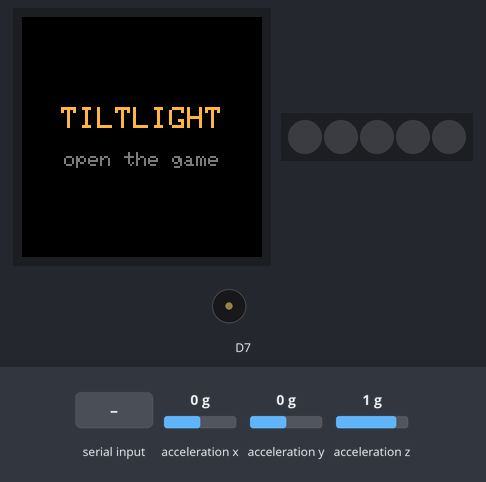
Bench run of a sketch on a simulated Arduino MKR. Shown: 240×240 colour display, 5 RGB LEDs in strip order, left to right, buzzer (waves = sounding). The inputs (shaded band) are chosen by the test bench; at power-on: acceleration x 0 g, acceleration y 0 g, acceleration z 1 g. Dim RGB values are drawn brighter than linear; what the sketch prints to the serial monitor is not drawn.

Above: at 1.4 s.
1.5 s: "G\n" received over Serial
At 3.0 s:
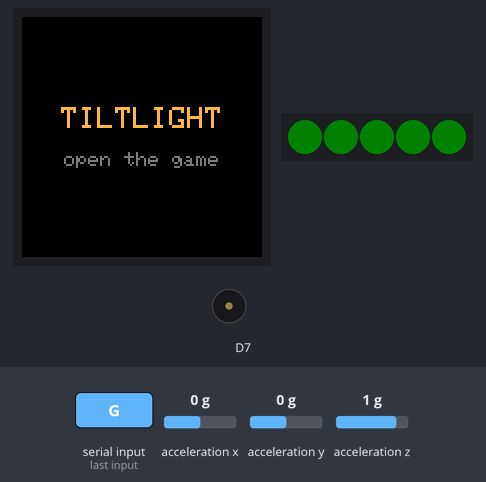
3.9 s: "R\n" received over Serial
At 5.1 s:
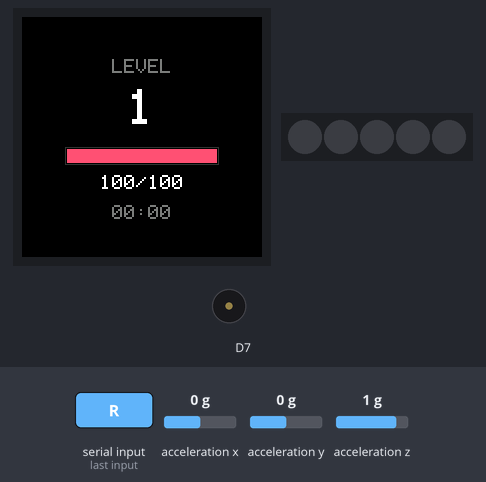
5.6 s: "U,90,45,200,10\n" received over Serial
At 7.1 s:
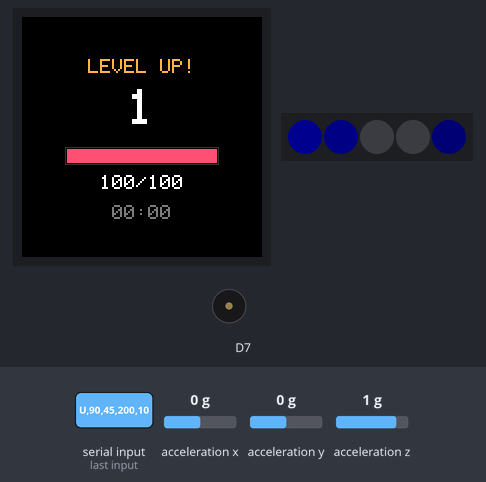
7.4 s: "C90\n" received over Serial
At 8.0 s:
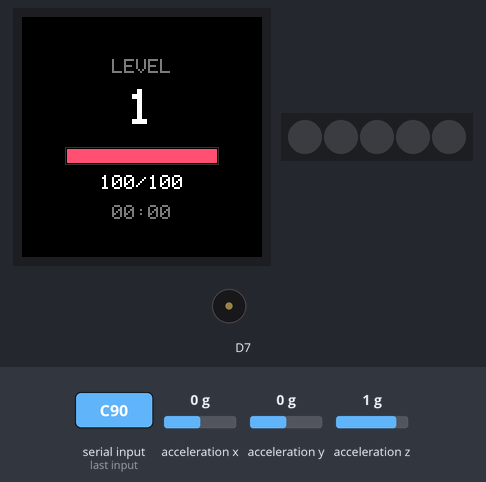
8.9 s: "H90\n" received over Serial
At 10.0 s:
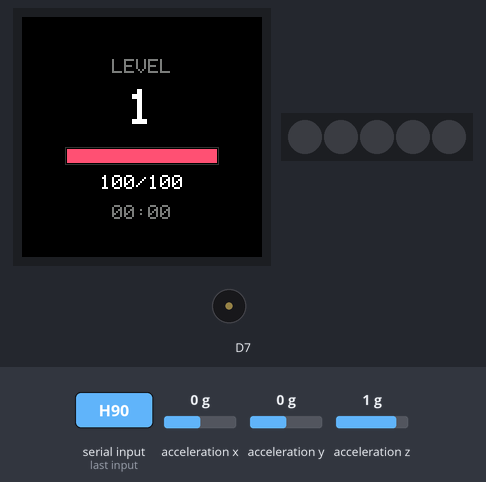
10.5 s: "S,45\n" received over Serial
At 10.8 s:
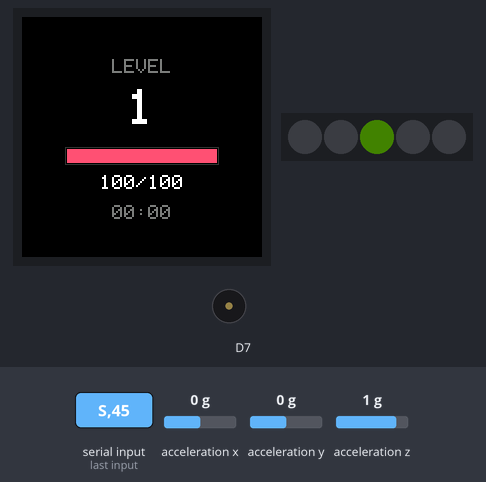
Timing chart, 0 to 13.0 s (numbered marks = the images above; inputs shaded):
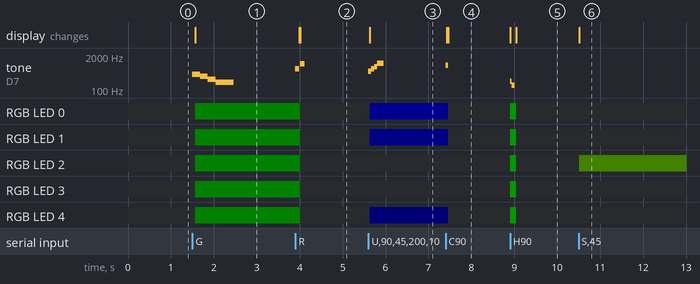

The sketch:

tiltlight_controller.ino
```cpp
/*
  Tiltlight controller
  Board: Arduino Oplà IoT Kit (MKR WiFi 1010 + MKR IoT Carrier)
  Library: Arduino_MKRIoTCarrier (install from Library Manager)

  Sends to the game (115200 baud, one message per line):
    A,<ax>,<ay>         accelerometer X/Y in g, about 60 times per second
    B,<n>               touch button n (0-4) was pressed
    E,<n>               touch button n was released (level-up picks need a 2 s hold)

  Receives from the game:
    H                   player got hit           -> red flash + buzz
    U,c0,c1,c3,c4       level-up options (hex RRGGBB) for buttons 00,01,03,04
    C                   level-up choice made     -> option LEDs off
    S,<0-100>           super charge             -> LED 02 fills up, pulses when ready
    N                   super used               -> white flash + sweep sound
    D,hp,max,lvl,secs   stats for the round screen
    G                   game over
    R                   new run
    O,<0|1>             board held upright / upside down -> screen rotates to stay readable
*/

#include <Arduino_MKRIoTCarrier.h>

// Declared up here so the Arduino IDE's auto-generated function prototypes can see it.
struct Note { uint16_t f; uint16_t ms; };

MKRIoTCarrier carrier;

// Set to false if your Oplà is NOT inside its plastic case (changes touch sensitivity).
const bool USING_PLASTIC_CASE = true;

const unsigned long ACCEL_MS = 16;     // ~60 tilt readings per second
const uint8_t LED_BRIGHTNESS = 25;     // 0-255
const unsigned long HOLD_MS = 2000;    // level-up hold time; keep in sync with HOLD_MS in js/config/controls.js

const touchButtons PADS[5] = { TOUCH0, TOUCH1, TOUCH2, TOUCH3, TOUCH4 };

// ---------------------------------------------------------------- game state
int hp = 100, maxHp = 100, lvl = 1, secs = 0;
int superPct = 0;
bool pickMode = false;
bool gameOver = false;
bool inGame = false;
int heldPad = -1;                      // pad currently touched, -1 if none
unsigned long holdStart = 0;
uint8_t baseRotation = 0;              // display rotation the library starts with

// ---------------------------------------------------------------- LEDs
uint32_t baseColor[5] = { 0, 0, 0, 0, 0 };
uint32_t flashColor = 0;
unsigned long flashUntil = 0;

void setLed(int i, uint32_t rgb) {
  uint8_t r = (rgb >> 16) & 0xFF;
  uint8_t g = (rgb >> 8) & 0xFF;
  uint8_t b = rgb & 0xFF;
  // The carrier's LEDs take (index, green, red, blue).
  // If colours look swapped on your board, change this to (i, r, g, b).
  carrier.leds.setPixelColor(i, g, r, b);
}

uint32_t scaleColor(uint32_t c, float k) {
  if (k < 0) k = 0;
  if (k > 1) k = 1;
  uint8_t r = ((c >> 16) & 0xFF) * k;
  uint8_t g = ((c >> 8) & 0xFF) * k;
  uint8_t b = (c & 0xFF) * k;
  return ((uint32_t)r << 16) | ((uint32_t)g << 8) | b;
}

uint32_t superColor(unsigned long now) {
  if (superPct >= 100) {
    float k = 0.55 + 0.45 * sin(now / 110.0);
    return scaleColor(0xFFC830, k);
  }
  return scaleColor(0xFF8A10, superPct / 100.0 * 0.6);
}

void flash(uint32_t color, unsigned long ms) {
  flashColor = color;
  flashUntil = millis() + ms;
}

float holdProgress(unsigned long now) {
  float p = (now - holdStart) / (float)HOLD_MS;
  return p > 1 ? 1 : p;
}

void updateLeds() {
  unsigned long now = millis();
  bool holding = pickMode && heldPad >= 0 && heldPad != 2;
  for (int i = 0; i < 5; i++) {
    uint32_t c;
    if (now < flashUntil) c = flashColor;
    else if (i == 2 && inGame && !gameOver) c = superColor(now);
    // holding an option: its LED fills up over HOLD_MS, the others dim
    else if (holding) c = scaleColor(baseColor[i], i == heldPad ? 0.3 + 0.7 * holdProgress(now) : 0.15);
    else c = baseColor[i];
    setLed(i, c);
  }
  carrier.leds.show();
}

// ---------------------------------------------------------------- buzzer (non-blocking)
const Note SND_HIT[]     = { {220, 40}, {150, 70} };
const Note SND_LEVELUP[] = { {523, 70}, {659, 70}, {784, 70}, {1047, 150} };
const Note SND_PICK[]    = { {880, 60} };
const Note SND_READY[]   = { {1200, 60}, {0, 40}, {1500, 80} };
const Note SND_NOVA[]    = { {300, 45}, {450, 45}, {700, 45}, {1000, 55}, {1400, 130} };
const Note SND_OVER[]    = { {392, 180}, {330, 180}, {262, 180}, {196, 420} };
const Note SND_START[]   = { {660, 60}, {0, 30}, {990, 100} };

#define PLAY(x) play(x, sizeof(x) / sizeof(x[0]))

const Note* seq = nullptr;
int seqLen = 0, seqIdx = 0;
unsigned long noteEnd = 0;

void startNote() {
  if (seq[seqIdx].f) carrier.Buzzer.sound(seq[seqIdx].f);
  else carrier.Buzzer.noSound();
  noteEnd = millis() + seq[seqIdx].ms;
}

void play(const Note* s, int len) {
  seq = s;
  seqLen = len;
  seqIdx = 0;
  startNote();
}

void updateBuzzer() {
  if (!seq) return;
  if (millis() >= noteEnd) {
    seqIdx++;
    if (seqIdx >= seqLen) {
      carrier.Buzzer.noSound();
      seq = nullptr;
      return;
    }
    startNote();
  }
}

// ---------------------------------------------------------------- round screen
bool screenDirty = true;
bool needFullClear = true;
unsigned long lastDraw = 0;

const uint16_t COL_BG    = 0x0000;
const uint16_t COL_AMBER = 0xFDA8;
const uint16_t COL_MUTED = 0x7BEF;
const uint16_t COL_HP    = 0xFA8E;
const uint16_t COL_FRAME = 0x31A6;

void centerText(const char* s, int y, int size, uint16_t col) {
  int w = strlen(s) * 6 * size;
  carrier.display.setTextSize(size);
  carrier.display.setTextColor(col, COL_BG);
  carrier.display.setCursor((240 - w) / 2, y);
  carrier.display.print(s);
}

void drawIdle() {
  carrier.display.fillScreen(COL_BG);
  centerText("TILTLIGHT", 90, 3, COL_AMBER);
  centerText("open the game", 135, 2, COL_MUTED);
  needFullClear = true;
}

void drawScreen() {
  if (!inGame) { drawIdle(); return; }
  if (needFullClear) {
    carrier.display.fillScreen(COL_BG);
    needFullClear = false;
  }
  char buf[20];

  carrier.display.fillRect(20, 40, 200, 20, COL_BG);
  if (gameOver)      centerText("GAME OVER", 42, 2, 0xF800);
  else if (pickMode) centerText("LEVEL UP!", 42, 2, COL_AMBER);
  else               centerText("LEVEL", 42, 2, COL_MUTED);

  carrier.display.fillRect(40, 68, 160, 45, COL_BG);
  snprintf(buf, sizeof buf, "%d", lvl);
  centerText(buf, 72, 5, 0xFFFF);

  int bw = 150, bx = 45, by = 132;
  carrier.display.drawRect(bx - 2, by - 2, bw + 4, 18, COL_FRAME);
  int fill = maxHp > 0 ? (long)bw * constrain(hp, 0, maxHp) / maxHp : 0;
  carrier.display.fillRect(bx, by, fill, 14, COL_HP);
  carrier.display.fillRect(bx + fill, by, bw - fill, 14, COL_BG);

  carrier.display.fillRect(30, 156, 180, 18, COL_BG);
  snprintf(buf, sizeof buf, "%d/%d", max(hp, 0), maxHp);
  centerText(buf, 158, 2, 0xFFFF);

  carrier.display.fillRect(50, 186, 140, 18, COL_BG);
  snprintf(buf, sizeof buf, "%02d:%02d", secs / 60, secs % 60);
  centerText(buf, 188, 2, COL_MUTED);
}

// ---------------------------------------------------------------- commands from the game
void clearOptionLeds() {
  baseColor[0] = baseColor[1] = baseColor[3] = baseColor[4] = 0;
}

void handleCommand(char* s) {
  switch (s[0]) {
    case 'H':
      flash(0xFF0000, 140);
      PLAY(SND_HIT);
      break;

    case 'U': {
      unsigned long c[4];
      if (sscanf(s, "U,%lx,%lx,%lx,%lx", &c[0], &c[1], &c[2], &c[3]) == 4) {
        baseColor[0] = c[0];
        baseColor[1] = c[1];
        baseColor[3] = c[2];
        baseColor[4] = c[3];
      }
      pickMode = true;
      screenDirty = true;
      PLAY(SND_LEVELUP);
      break;
    }

    case 'C':
      clearOptionLeds();
      pickMode = false;
      heldPad = -1;
      screenDirty = true;
      PLAY(SND_PICK);
      break;

    case 'S': {
      int prev = superPct;
      superPct = constrain(atoi(s + 2), 0, 100);
      if (superPct >= 100 && prev < 100) PLAY(SND_READY);
      break;
    }

    case 'N':
      superPct = 0;
      flash(0xFFFFFF, 300);
      PLAY(SND_NOVA);
      break;

    case 'D': {
      int a, b, c, d;
      if (sscanf(s, "D,%d,%d,%d,%d", &a, &b, &c, &d) == 4) {
        hp = a; maxHp = b; lvl = c; secs = d;
        screenDirty = true;
      }
      break;
    }

    case 'G':
      gameOver = true;
      pickMode = false;
      for (int i = 0; i < 5; i++) baseColor[i] = 0x400000;
      screenDirty = true;
      PLAY(SND_OVER);
      break;

    case 'R':
      inGame = true;
      gameOver = false;
      pickMode = false;
      superPct = 0;
      for (int i = 0; i < 5; i++) baseColor[i] = 0;
      hp = 100; maxHp = 100; lvl = 1; secs = 0;
      needFullClear = true;
      screenDirty = true;
      PLAY(SND_START);
      break;

    case 'O':
      carrier.display.setRotation((baseRotation + (s[2] == '1' ? 2 : 0)) % 4);
      needFullClear = true;
      screenDirty = true;
      break;
  }
}

char line[64];
uint8_t lineLen = 0;

void readSerial() {
  while (Serial.available()) {
    char c = Serial.read();
    if (c == '\n' || c == '\r') {
      if (lineLen) {
        line[lineLen] = 0;
        handleCommand(line);
        lineLen = 0;
      }
    } else if (lineLen < sizeof(line) - 1) {
      line[lineLen++] = c;
    }
  }
}

// ---------------------------------------------------------------- main
unsigned long lastAccel = 0, lastLed = 0;

void setup() {
  Serial.begin(115200);
  if (USING_PLASTIC_CASE) carrier.withCase();
  carrier.begin();
  baseRotation = carrier.display.getRotation();
  carrier.leds.setBrightness(LED_BRIGHTNESS);
  carrier.leds.clear();
  carrier.leds.show();
  drawIdle();
}

void loop() {
  unsigned long now = millis();

  readSerial();

  carrier.Buttons.update();
  for (int i = 0; i < 5; i++) {
    if (carrier.Buttons.onTouchDown(PADS[i])) {
      heldPad = i;
      holdStart = now;
      if (Serial) { Serial.print("B,"); Serial.println(i); }
    }
    if (carrier.Buttons.onTouchUp(PADS[i])) {
      if (heldPad == i) heldPad = -1;
      if (Serial) { Serial.print("E,"); Serial.println(i); }
    }
  }

  if (now - lastAccel >= ACCEL_MS) {
    lastAccel = now;
    float x, y, z;
    carrier.IMUmodule.readAcceleration(x, y, z);
    if (Serial) {
      Serial.print("A,");
      Serial.print(x, 3);
      Serial.print(',');
      Serial.println(y, 3);
    }
  }

  updateBuzzer();

  if (now - lastLed >= 20) {
    lastLed = now;
    updateLeds();
  }

  if (screenDirty && now - lastDraw >= 250) {
    screenDirty = false;
    lastDraw = now;
    drawScreen();
  }
}
```

Measured:
- after the input at 1.5 s, tone on D7: plays 392 Hz for 0.18 s, 330 Hz for 0.18 s, 262 Hz for 0.18 s, 196 Hz for 0.42 s, starting at once; RGB LED 0–4: off → RGB(0, 6, 0) after 0.07 s
- after the input at 3.9 s, tone on D7: silent → 660 Hz at once, → silent 0.09 s later, → 990 Hz 0.03 s later, → silent 0.10 s later; RGB LED 0–4: RGB(0, 6, 0) → off after 0.12 s; the display: first changes after 0.09 s (image 2 shows a later state)
- after the input at 5.6 s, tone on D7: plays 523 Hz for 0.07 s, 659 Hz for 0.07 s, 784 Hz for 0.07 s, 1047 Hz for 0.15 s, starting at once; RGB LED 0: off → RGB(0, 0, 14) at once; RGB LED 1: off → RGB(0, 0, 7) at once; RGB LED 4: off → RGB(0, 0, 1) at once; the display: first changes at once (image 3 shows a later state)
- after the input at 7.4 s, tone on D7: silent → 880 Hz at once, → silent 0.06 s later; RGB LED 0: RGB(0, 0, 14) → off after 0.06 s; RGB LED 1: RGB(0, 0, 7) → off after 0.06 s; RGB LED 4: RGB(0, 0, 1) → off after 0.06 s; the display: first changes at once (image 4 shows a later state)
- after the input at 8.9 s, tone on D7: silent → 220 Hz at once, → 150 Hz 0.04 s later, → silent 0.07 s later; RGB LED 0–4: off → RGB(0, 25, 0) at once, → off 0.14 s later
- after the input at 10.5 s, RGB LED 2: off → RGB(3, 6, 0) at once
